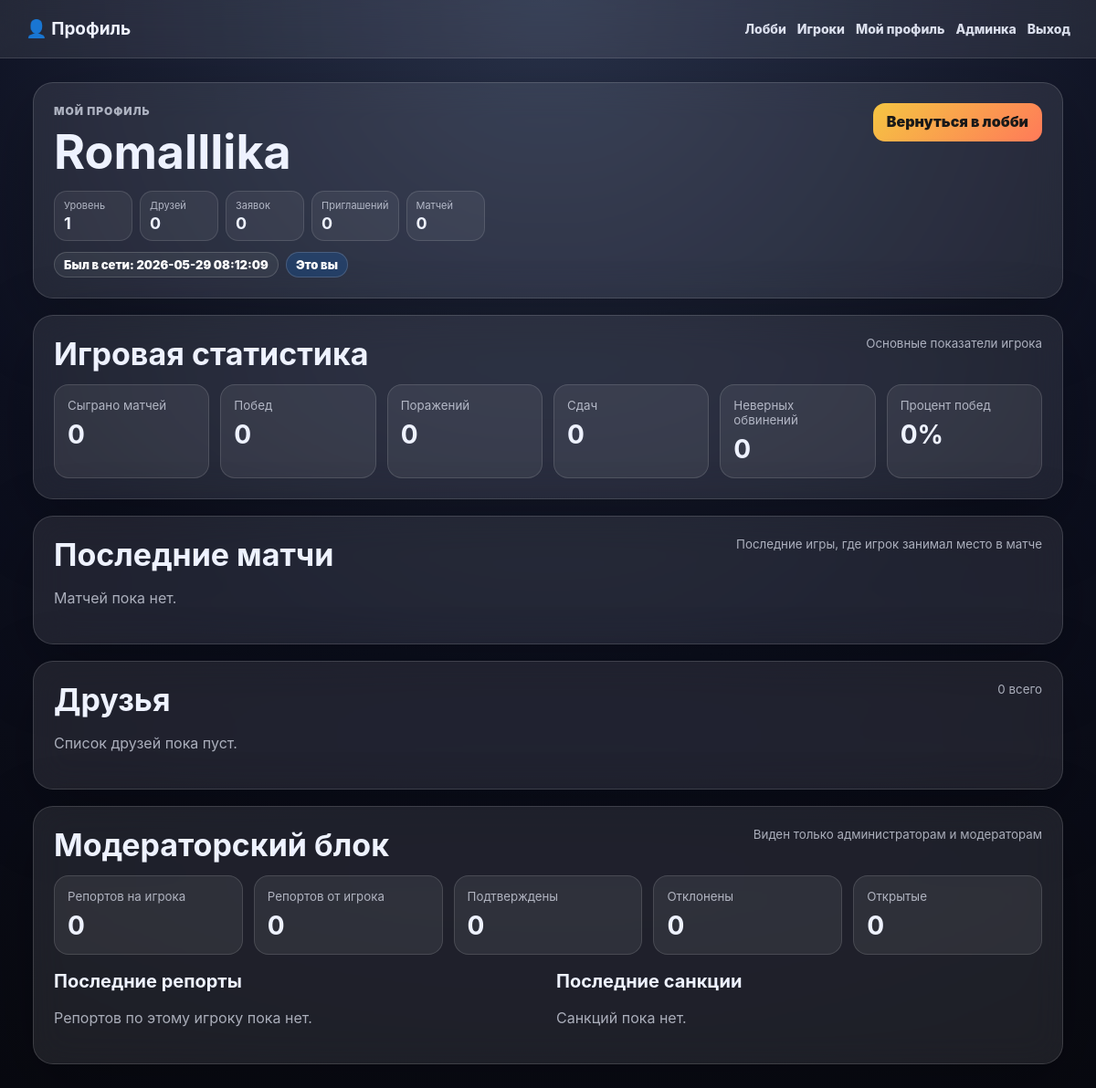
Before: /profile.php (signed in) with the older database file.
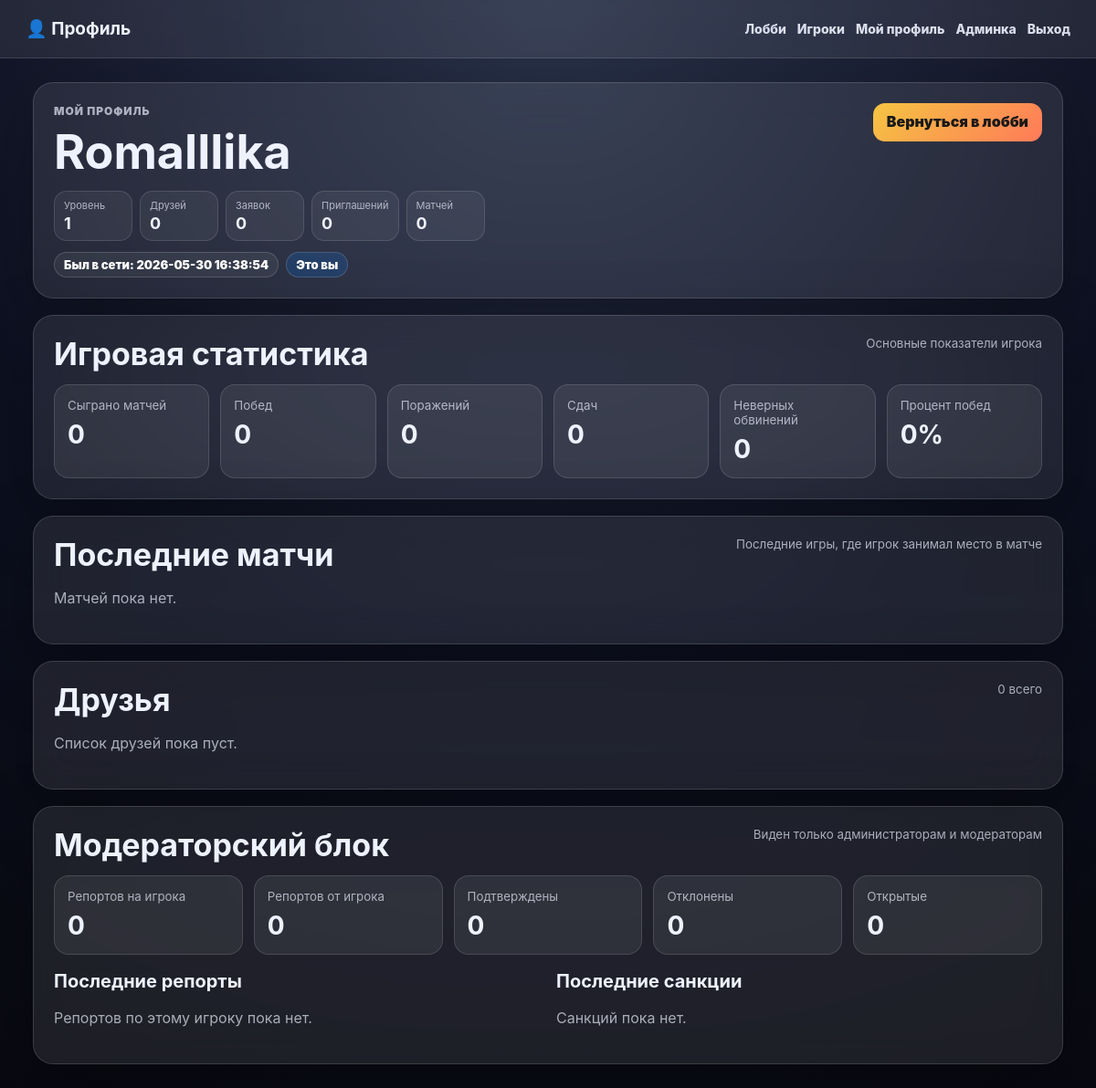
After: the same page with the newer database file.
### tables this page shows
CREATE TABLE `users` (
  `id` int NOT NULL,
  `username` varchar(40) NOT NULL,
  `role` enum('player','moderator','admin') NOT NULL DEFAULT 'player',
  `password_hash` varchar(255) NOT NULL,
  `wins` int NOT NULL DEFAULT '0',
  `losses` int NOT NULL DEFAULT '0',
  `surrenders` int NOT NULL DEFAULT '0',
  `wrong_accusations` int NOT NULL DEFAULT '0',
  `warnings_count` int NOT NULL DEFAULT '0',
  `create_blocked_until` datetime DEFAULT NULL,
  `game_banned_until` datetime DEFAULT NULL,
  `games_played` int NOT NULL DEFAULT '0',
  `created_at` timestamp NULL DEFAULT CURRENT_TIMESTAMP,
  `last_seen_at` datetime DEFAULT NULL,
  `create_ban_permanent` tinyint(1) NOT NULL DEFAULT '0',
  `game_ban_permanent` tinyint(1) NOT NULL DEFAULT '0',
  `account_xp` int NOT NULL DEFAULT '0'
);

### includes/config.php (called while the page is built, shortened)
<?php
$dbName = 'cluedo_web';
$dbHost = 'localhost';
if (PHP_OS_FAMILY === 'Darwin') {
    $dbUser = 'root';
    $dbPass = 'mysql';
} else {
    $dbUser = 'webuser';
    $dbPass = '12345';
}
function db(): PDO {
    global $dbHost, $dbName, $dbUser, $dbPass;
    static $pdo = null;
    if ($pdo === null) {
        $dsn = 'mysql:host=' . $dbHost . ';dbname=' . $dbName . ';charset=utf8mb4';
        $pdo = new PDO($dsn, $dbUser, $dbPass, [
            PDO::ATTR_ERRMODE => PDO::ERRMODE_EXCEPTION,
            PDO::ATTR_DEFAULT_FETCH_MODE => PDO::FETCH_ASSOC,
        ]);
    }
    return $pdo;
}
function current_user_id(): ?int {
    return $_SESSION['user_id'] ?? null;
}
function h($s): string {
    return htmlspecialchars((string)$s, ENT_QUOTES, 'UTF-8');
}

### includes/profile.php (called while the page is built, shortened)
<?php
function get_profile_user(int $userId): ?array
{
    $s = db()->prepare(
        'SELECT
            id,
            username,
            role,
            wins,
            losses,
            games_played,
            surrenders,
            account_xp,
            wrong_accusations,
            created_at,
            last_seen_at
         FROM users
         WHERE id=?'
    );
    $s->execute([$userId]);
    $user = $s->fetch();
    return $user ?: null;
}
function get_profile_stats(array $user): array
{
    $gamesPlayed = (int) ($user['games_played'] ?? 0);
    $wins = (int) ($user['wins'] ?? 0);
    $losses = (int) ($user['losses'] ?? 0);
    $surrenders = (int) ($user['surrenders'] ?? 0);
    $wrongAccusations = (int) ($user['wrong_accusations'] ?? 0);
    $winRate = $gamesPlayed > 0
        ? round(($wins / $gamesPlayed) * 100)
        : 0;
    return [
        'games_played' => $gamesPlayed,
        'wins' => $wins,
        'losses' => $losses,
        'surrenders' => $surrenders,
        'wrong_accusations' => $wrongAccusations,
        'win_rate' => $winRate,
    ];
}
function profile_is_online(?string $lastSeenAt): bool
{
    $lastSeen = strtotime($lastSeenAt);
    return $lastSeen >= time() - 300;
}
function profile_online_label(?string $lastSeenAt): string
{
    return 'Был в сети: ' . $lastSeenAt;
}
function profile_online_class(?string $lastSeenAt): string
{
    return profile_is_online($lastSeenAt)
        ? 'status-confirmed'
        : 'status-closed';
}

### includes/friends.php (called while the page is built, shortened)
<?php
function get_incoming_friend_requests(int $userId): array
{
    $s = db()->prepare(
        'SELECT
            fr.*,
            u.username,
            u.last_seen_at
         FROM friend_requests fr
         JOIN users u ON u.id = fr.sender_user_id
         WHERE fr.receiver_user_id=? AND fr.status="pending"
         ORDER BY fr.created_at DESC'
    );
    $s->execute([$userId]);
    return $s->fetchAll();
}
function count_user_friends(int $userId): int
{
    $s = db()->prepare(
        'SELECT COUNT(*)
         FROM friend_requests
         WHERE status="accepted"
           AND (sender_user_id=? OR receiver_user_id=?)'
    );
    $s->execute([$userId, $userId]);
    return (int) $s->fetchColumn();
}

### includes/invites.php (called while the page is built, shortened)
<?php
function expire_old_game_invites(): void
{
    db()->query(
        "UPDATE game_invites
         SET status='expired', updated_at=NOW()
         WHERE status='pending'
           AND expires_at IS NOT NULL
           AND expires_at < NOW()"
    );
}
function get_incoming_game_invites(int $userId): array
{
    expire_old_game_invites();
    $s = db()->prepare(
        'SELECT
            gi.*,
            g.title AS game_title,
            g.status AS game_status,
            g.max_players,
            g.map_id,
            sender.username AS sender_username,
            COUNT(gp.id) AS players_count
         FROM game_invites gi
         JOIN games g ON g.id = gi.game_id
         JOIN users sender ON sender.id = gi.sender_user_id
         LEFT JOIN game_players gp ON gp.game_id = g.id
         WHERE gi.receiver_user_id=?
           AND gi.status="pending"
           AND g.status="waiting"
         GROUP BY gi.id
         ORDER BY gi.created_at DESC'
    );
    $s->execute([$userId]);
    return $s->fetchAll();
}

### includes/reports.php (called while the page is built, shortened)
<?php
function user_is_moderator_or_admin(?int $uid = null): bool
{
    $uid = $uid ?? current_user_id();
    $s = db()->prepare('SELECT role FROM users WHERE id=?');
    $s->execute([$uid]);
    $role = (string) $s->fetchColumn();
    return in_array($role, ['moderator', 'admin'], true);
}

### profile.php (the view, shortened to what the changed rows need)
<?php
require 'includes/config.php';
require 'includes/profile.php';
require 'includes/reports.php';
require 'includes/friends.php';
require 'includes/invites.php';
$viewerId = (int) current_user_id();
$userId = (int) ($_GET['id'] ?? $viewerId);
$user = get_profile_user($userId);
$profileXp = (int) ($user['account_xp'] ?? 0);
$profileLevel = account_level_progress($profileXp);
$isMe = $viewerId === (int) $user['id'];
$isModerator = user_is_moderator_or_admin($viewerId);
$friendsCount = count_user_friends((int) $user['id']);
$incomingFriendRequests = $isMe ? get_incoming_friend_requests($viewerId) : [];
$incomingGameInvites = $isMe ? get_incoming_game_invites($viewerId) : [];
$stats = get_profile_stats($user);
if ($isMe) {
    $profileHeaderCounts = [
        ['label' => 'Друзей', 'value' => $friendsCount],
        ['label' => 'Заявок', 'value' => count($incomingFriendRequests)],
        ['label' => 'Приглашений', 'value' => count($incomingGameInvites)],
        ['label' => 'Матчей', 'value' => (int) $stats['games_played']],
    ];
}
array_unshift($profileHeaderCounts, [
    'label' => 'Уровень',
    'value' => (int) $profileLevel['level'],
]);
?>
<!doctype html>
<html lang="ru">
<head>
    <link rel="stylesheet" href="assets/style.css">
</head>
<body>
<main class="layout profile-page">
    <section class="panel profile-hero">
        <div class="profile-hero-main">
            <p class="muted-label"><?= $isMe ? 'Мой профиль' : 'Профиль игрока' ?></p>
            <h1><?= h($user['username']) ?></h1>
            <div class="profile-hero-counters">
                <?php foreach ($profileHeaderCounts as $item): ?>
                    <span>
                    </span>
                <?php endforeach; ?>
            </div>
            <div class="profile-badges">
                <span class="status-pill <?= h(profile_online_class($user['last_seen_at'] ?? null)) ?>">
                    <?= h(profile_online_label($user['last_seen_at'] ?? null)) ?>
                </span>
                <?php if ($isMe): ?>
                    <span class="status-pill status-reviewing">Это вы</span>
                <?php endif; ?>
            </div>
        </div>
    </section>
    <section class="panel">
        <div class="section-head">
            <h2>Игровая статистика</h2>
        </div>
    </section>
    <section class="panel">
        <div class="section-head">
            <h2>Последние матчи</h2>
        </div>
    </section>
    <section class="panel">
        <div class="section-head">
            <h2>Друзья</h2>
        </div>
    </section>
    <?php if ($isModerator): ?>
        <section class="panel">
            <div class="section-head">
                <h2>Модераторский блок</h2>
            </div>
        </section>
    <?php endif; ?>
</main>
</body>
</html>

Changed rows visible on the page:
changed users "Romalllika": last_seen_at "Был в сети: 2026-05-29 08:12:09" → "Был в сети: 2026-05-30 16:38:54"
